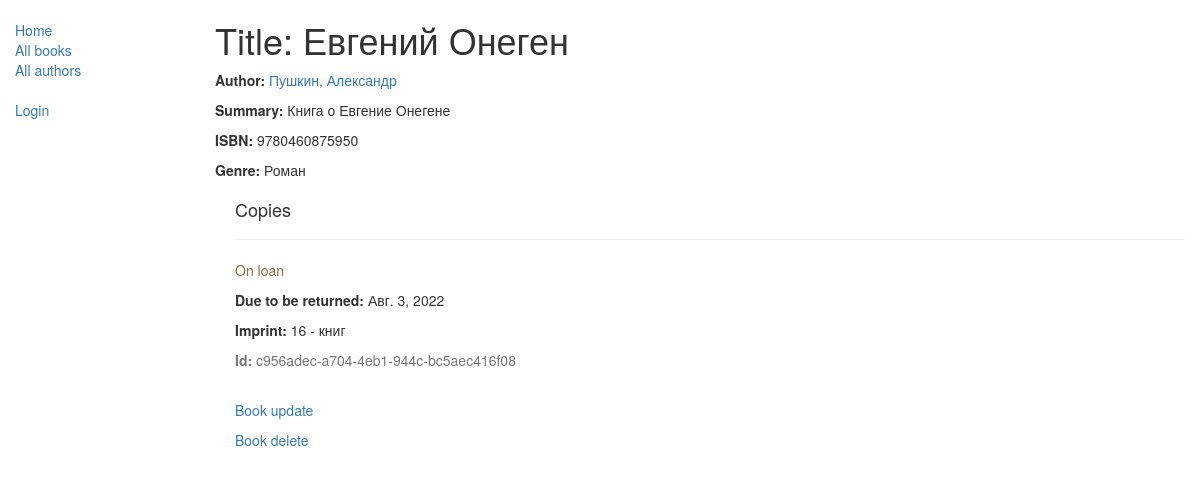
Before: /catalog/book/2 with the older database file.
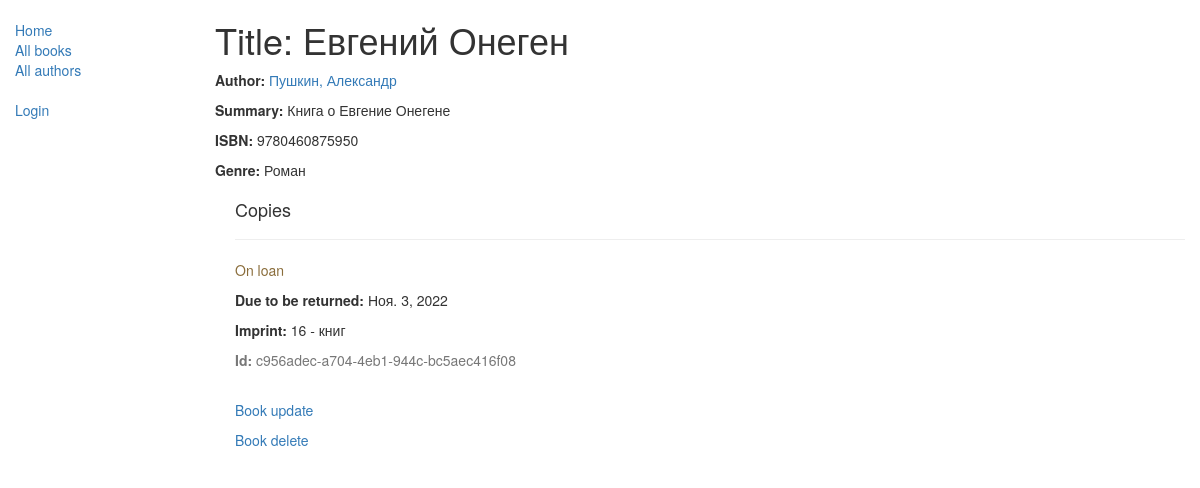
After: the same page with the newer database file.
### catalog/models.py (models this page shows, shortened)
class BookInstance(models.Model):
    id = models.UUIDField(primary_key=True, default=uuid.uuid4,
                          help_text="Уникальный идентификатор этой конкретной книги во всей библиотеке")
    book = models.ForeignKey('book', on_delete=models.SET_NULL, null=True)
    imprint = models.CharField(max_length=200)
    due_back = models.DateField(null=True, blank=True)
    borrower = models.ForeignKey(User, on_delete=models.SET_NULL, null=True, blank=True)
    LOAN_STATUS = (
        ('m', 'Maintenance'),
        ('o', 'On loan'),
        ('a', 'Available'),
        ('r', 'Reserved'),
    )
    status = models.CharField(max_length=1, choices=LOAN_STATUS, blank=True, default='m', help_text='Book availability')
    class Meta:
        ordering = ["due_back"]
        permissions = (("can_mark_returned", "Set book as returned"),)

### catalog/views.py (the view)
# urls.py: path('book/<int:pk>', views.BookDetailView.as_view(), name='book-detail'),
class BookDetailView(generic.DetailView):
    model = Book

### catalog/models.py (called while the page is built)
    def __str__(self):
        return self.name

    def __str__(self):
        return '%s, %s' % (self.last_name, self.first_name)

### catalog/templates/catalog/book_detail.html
{% extends "base_generic.html" %}
{% block content %}
  <h1>Title: {{ book.title }}</h1>
  <p><strong>Author:</strong> <a href="{% url 'author-detail' book.author.pk %}">{{ book.author }}</a></p>
  <p><strong>Summary:</strong> {{ book.summary }}</p>
  <p><strong>ISBN:</strong> {{ book.isbn }}</p>
  <p><strong>Genre:</strong> {% for genre in book.genre.all %} {{ genre }}{% if not forloop.last %}, {% endif %}{% endfor %}</p>
  <div style="margin-left:20px;margin-top:20px">
    <h4>Copies</h4>
    {% for copy in book.bookinstance_set.all %}
    <hr>
    <p class="{% if copy.status == 'a' %}text-success{% elif copy.status == 'd' %}text-danger{% else %}text-warning{% endif %}">{{ copy.get_status_display }}</p>
    {% if copy.status != 'a' %}<p><strong>Due to be returned:</strong> {{copy.due_back}}</p>{% endif %}
    <p><strong>Imprint:</strong> {{copy.imprint}}</p>
    <p class="text-muted"><strong>Id:</strong> {{copy.id}}</p>
    {% endfor %}<br>
      <p><a href="{% url 'book-update' book.pk %}">Book update</a></p>
      <p><a href="{% url 'book-delete' book.pk %}">Book delete</a></p>
  </div>
{% endblock %}

Changed rows visible on the page:
changed BookInstance "On loan": due_back "Авг. 3, 2022" → "Ноя. 3, 2022"
